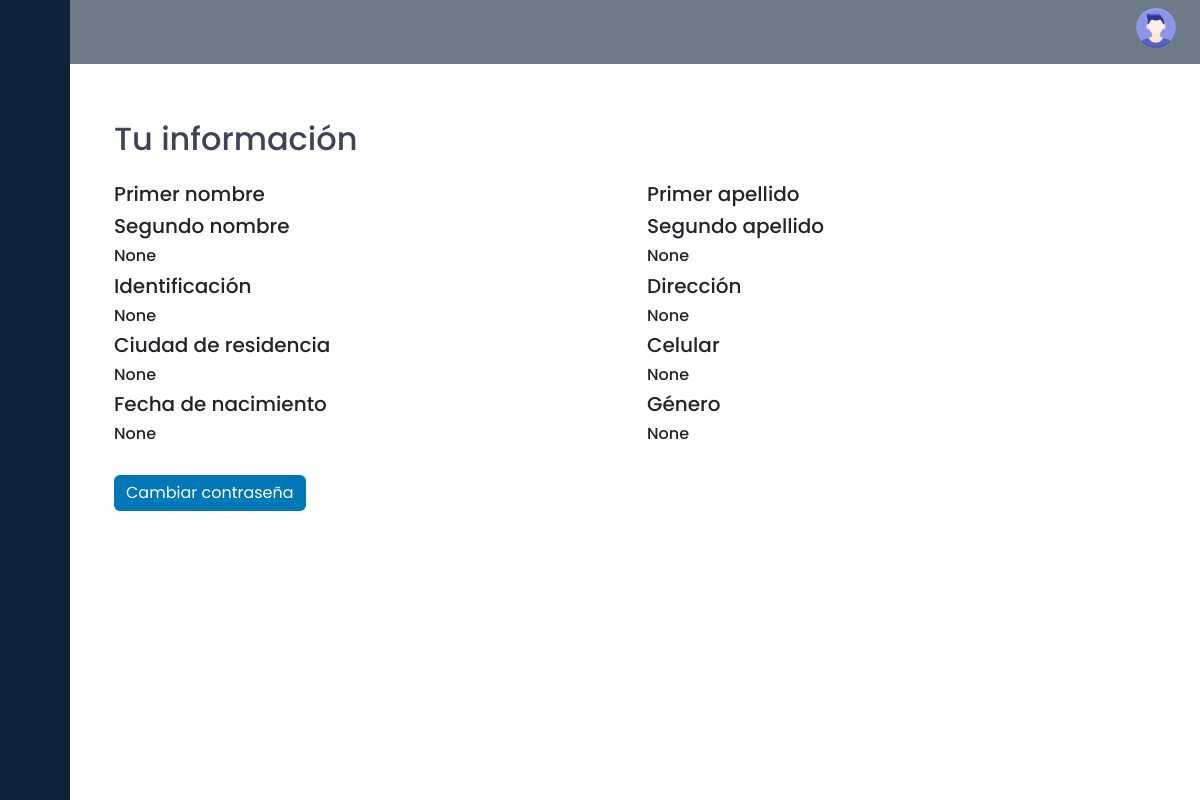
The page /core/configuration/ (signed in) on the database its author committed.
### core/models.py (models this page shows, shortened)
class User(AbstractUser):
    middle_name = models.CharField(max_length=30, blank=True, null=True)
    maternal_surname = models.CharField(max_length=30, blank=True, null=True)
    identification = models.CharField(max_length=13, blank=True, null=True)
    address = models.CharField(max_length=50, blank=True, null=True)
    city = models.CharField(max_length=15, blank=True, null=True)
    phone_number = models.CharField(max_length=10, blank=True, null=True)
    birth_date = models.DateField(blank=True, null=True)
    GENRE_CHOICES = [
        ('M', 'Masculino'),
        ('F', 'Femenino'),
    ]
    genre = models.CharField(
        max_length=1, choices=GENRE_CHOICES, blank=True, null=True)

### core/views.py (the view)
# urls.py: path('configuration/', views.configuration, name='configuration'),
@login_required
def configuration(request):
    return render(request, 'configuration.html')

### core/context_processors.py (called while the page is built)
def group_context(request):
    if request.user.is_authenticated:
        return {
            'is_paciente': request.user.groups.filter(name='Paciente').exists(),
            'is_administrador': request.user.groups.filter(name='Administrador').exists(),
            'is_secretaria': request.user.groups.filter(name='Secretaria').exists(),
            'is_doctor': request.user.groups.filter(name='Doctor').exists(),
        }
    return {}

### core/templates/configuration.html (shortened to what this page needs)
{% extends 'base.html' %}
{% block content %}
<div class="content">
    <div class="container">
        <h2 class="my-4">Tu información</h2>
        <div class="row">
            <div class="col-md-6">
                <h5>Primer nombre</h5>
            </div>
            <div class="col-md-6">
                <h5>Primer apellido</h5>
            </div>
            <div class="col-md-6">
                <h5>Segundo nombre</h5>
                <h6>{{ request.user.middle_name }}</h6>
            </div>
            <div class="col-md-6">
                <h5>Segundo apellido</h5>
                <h6>{{ request.user.maternal_surname }}</h6>
            </div>
            <div class="col-md-6">
                <h5>Identificación</h5>
                <h6>{{ request.user.identification }}</h6>
            </div>
            <div class="col-md-6">
                <h5>Dirección</h5>
                <h6>{{ request.user.address }}</h6>
            </div>
            <div class="col-md-6">
                <h5>Ciudad de residencia</h5>
                <h6>{{ request.user.city }}</h6>
            </div>
            <div class="col-md-6">
                <h5>Celular</h5>
                <h6>{{ request.user.phone_number }}</h6>
            </div>
            <div class="col-md-6">
                <h5>Fecha de nacimiento</h5>
                <h6>{{ request.user.birth_date }}</h6>
            </div>
            <div class="col-md-6">
                <h5>Género</h5>
                <h6>{{ request.user.genre }}</h6>
            </div>
            <div class="col-12 my-4">
                <a href="#" class="btn custom-button" role="button" aria-pressed="true">Cambiar contraseña</a>
            </div>
        </div>
    </div>
</div>
{% endblock %}

### core/static/styles/main.css (style rules this page uses)
a { text-decoration: none; color: #6366f1; }
h2 { color: #3e4455; }
body { font-family: 'Poppins', sans-serif; }
.content { padding: 2rem; flex: 1 1 auto; }
.custom-button { background-color: #0077B6; color: white; border: none; }

### rows shown on the page
User: user.middle_name "None", user.maternal_surname "None", user.identification "None", user.address "None", user.city "None", user.phone_number "None", user.birth_date "None", user.genre "None"
